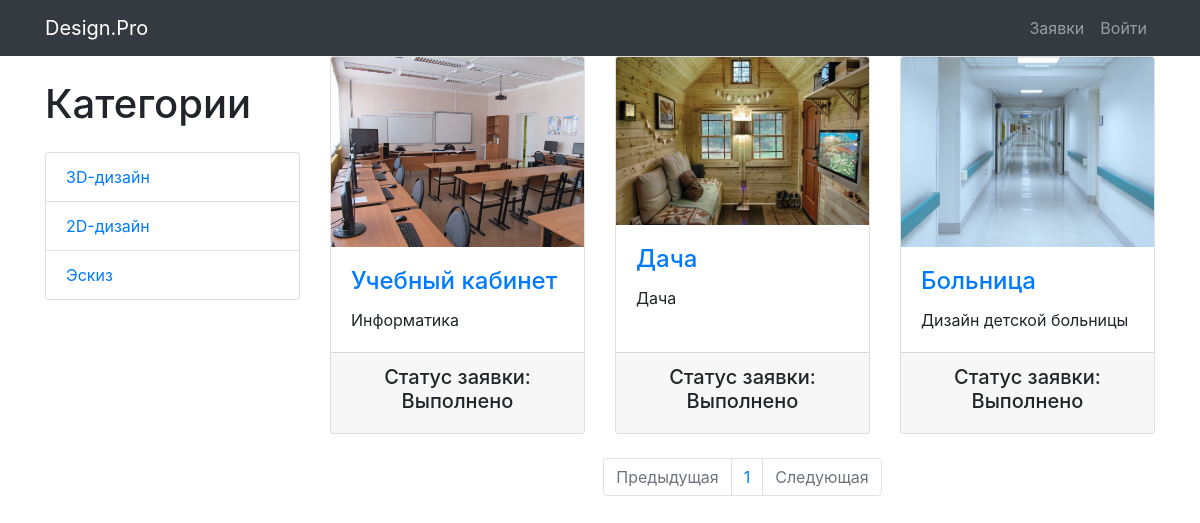
Page /applications/2/ on the committed database.
### main/models.py (models this page shows, shortened)
class ApplicationCategory(models.Model):
    name = models.CharField(max_length=64, unique=True)
    class Meta:
        verbose_name_plural = 'Application Categories'

class Application(models.Model):
    name = models.CharField(max_length=125)
    imageofapp = models.ImageField(upload_to='applications_image')
    description = models.TextField(max_length=256)
    category = models.ForeignKey(ApplicationCategory, on_delete=models.CASCADE)
    status = models.ForeignKey(ApplicationStatus, on_delete=models.CASCADE, default=1)
    created_timestamp = models.DateTimeField(auto_now_add=True)
    author = models.ForeignKey(User, on_delete=models.CASCADE, null=True)

class ApplicationStatus(models.Model):
    name = models.CharField(max_length=64, unique=True)
    class Meta:
        verbose_name_plural = 'Application Statuses'
    def __str__(self):
        return self.name

### main/views.py (the view)
# urls.py: path('applications/', include('main.urls', namespace='applications')),
def applications(request, category_id=None, page=1, status_id=3):
    context = {
        'title': 'Design.PRO - Заявки',
        'categories': ApplicationCategory.objects.all(),
        'statuses': ApplicationStatus.objects.all(),
    }
    if category_id:
        applications = Application.objects.filter(category_id=category_id, status_id=status_id)
    else:
        applications = Application.objects.filter(status_id=status_id)
    paginator = Paginator(applications, 4)
    applications_paginator = paginator.page(page)
    context.update({'applications': applications_paginator})
    return render(request, 'main/applications.html', context)

### main/templates/main/applications.html (shortened to what this page needs)
{% extends 'main/base.html' %}
{% load static %}
{% block css %}
    <link href="{% static 'css/index.css' %}" rel="stylesheet">
{% endblock %}
{% block content %}
    <div class="container">
        <div class="row">
            <div class="col-lg-3">
                <h1 class="my-4">Категории</h1>
                <div class="list-group">
                    {% for category in categories %}
                        <a href="{% url 'applications:category' category.id %}"
                           class="list-group-item">
                            {{ category.name }}
                        </a>
                    {% endfor %}
                </div>
            </div>
            <div class="col-lg-9">
                <div class="row">
                    {% for application in applications %}
                        <div class="col-lg-4 col-md-6 mb-4">
                            <div class="card h-100">
                                <a href="#">
                                    <img class="card-img-top"
                                         src="/media/{{ application.imageofapp }}"
                                         alt="">
                                </a>
                                <div class="card-body">
                                    <h4 class="card-title">
                                        <a href="#">{{ application.name }}</a>
                                    </h4>
                                    <p class="card-text">{{ application.description }}</p>
                                </div>
                                <div class="card-footer text-center">
                                    <h5>Статус заявки: {{ application.status }}</h5>
                                </div>
                            </div>
                        </div>
                    {% endfor %}
                </div>
                <nav aria-label="Page navigation example">
                    <ul class="pagination justify-content-center">
                        <li class="page-item {% if not applications.has_previous %} disabled {% endif %}">
                            <a class="page-link"
                               href="{% if applications.has_previous %} {% url 'applications:page' applications.previous_page_number %} {% else %} # {% endif %}"
                               tabindex="-1" aria-disabled="true">Предыдущая</a>
                        </li>
                        {% for page in applications.paginator.page_range %}
                            <li class="page-item">
                                <a class="page-link" href="{% url 'applications:page' page  %}">
                                    {{ page }}
                                </a>
                            </li>
                        {% endfor %}
                        <li class="page-item {% if not applications.has_next %} disabled {% endif %}">
                            <a class="page-link"
                               href="{% if applications.has_next %} {% url 'applications:page' applications.next_page_number %} {% else %} # {% endif %}">
                                Следующая
                            </a>
                        </li>
                    </ul>
                </nav>
            </div>
        </div>
    </div>
{% endblock %}

### static/css/index.css (style rules this page uses)
body { -webkit-background-size: cover; -moz-background-size: cover; background-size: cover; -o-background-size: cover; padding-top: 56px; }

### rows in the picture
ApplicationCategory: name "3D-дизайн"
ApplicationCategory: name "2D-дизайн"
ApplicationCategory: name "Эскиз"
Application: imageofapp (picture), name "Учебный кабинет", description "Информатика", status "Выполнено"
Application: imageofapp (picture), name "Дача", description "Дача", status "Выполнено"
Application: imageofapp (picture), name "Больница", description "Дизайн детской больницы", status "Выполнено"

### other values in the picture
{{ page }} "1"
